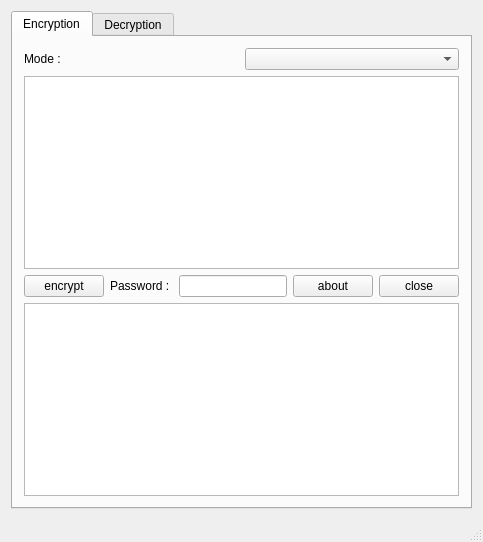
<?xml version="1.0" encoding="UTF-8"?>
<ui version="4.0">
 <class>MainWindow</class>
 <widget class="QMainWindow" name="MainWindow">
  <property name="geometry">
   <rect>
    <x>0</x>
    <y>0</y>
    <width>482</width>
    <height>530</height>
   </rect>
  </property>
  <property name="sizePolicy">
   <sizepolicy hsizetype="Fixed" vsizetype="Fixed">
    <horstretch>0</horstretch>
    <verstretch>0</verstretch>
   </sizepolicy>
  </property>
  <property name="maximumSize">
   <size>
    <width>482</width>
    <height>530</height>
   </size>
  </property>
  <property name="windowTitle">
   <string>Keyice      Simple Text Encryption</string>
  </property>
  <property name="windowIcon">
   <iconset resource="resource.qrc">
    <normaloff>:/new/image/images/logo_keyice.png</normaloff>:/new/image/images/logo_keyice.png</iconset>
  </property>
  <property name="windowOpacity">
   <double>1.000000000000000</double>
  </property>
  <property name="tabShape">
   <enum>QTabWidget::Rounded</enum>
  </property>
  <widget class="QWidget" name="centralWidget">
   <property name="sizePolicy">
    <sizepolicy hsizetype="Expanding" vsizetype="Expanding">
     <horstretch>0</horstretch>
     <verstretch>0</verstretch>
    </sizepolicy>
   </property>
   <layout class="QGridLayout" name="gridLayout">
    <item row="0" column="0">
     <widget class="QTabWidget" name="tabWidget">
      <property name="sizePolicy">
       <sizepolicy hsizetype="Fixed" vsizetype="Fixed">
        <horstretch>0</horstretch>
        <verstretch>0</verstretch>
       </sizepolicy>
      </property>
      <property name="currentIndex">
       <number>0</number>
      </property>
      <widget class="QWidget" name="encryption">
       <attribute name="title">
        <string>Encryption</string>
       </attribute>
       <layout class="QGridLayout" name="gridLayout_2">
        <item row="0" column="0">
         <widget class="QLabel" name="label_3">
          <property name="text">
           <string>Mode :</string>
          </property>
         </widget>
        </item>
        <item row="0" column="1">
         <widget class="QComboBox" name="comboBox_en"/>
        </item>
        <item row="1" column="0" colspan="2">
         <widget class="QPlainTextEdit" name="inTextEdit_en"/>
        </item>
        <item row="2" column="0" colspan="2">
         <layout class="QHBoxLayout" name="horizontalLayout">
          <item>
           <widget class="QPushButton" name="enButton">
            <property name="text">
             <string>encrypt</string>
            </property>
           </widget>
          </item>
          <item>
           <widget class="QLabel" name="label">
            <property name="text">
             <string>Password : </string>
            </property>
           </widget>
          </item>
          <item>
           <widget class="QLineEdit" name="lineEdit_en"/>
          </item>
          <item>
           <widget class="QPushButton" name="pushButton">
            <property name="text">
             <string>about</string>
            </property>
           </widget>
          </item>
          <item>
           <widget class="QPushButton" name="pushButton_3">
            <property name="text">
             <string>close</string>
            </property>
           </widget>
          </item>
         </layout>
        </item>
        <item row="3" column="0" colspan="2">
         <widget class="QPlainTextEdit" name="outTextEdit_en"/>
        </item>
       </layout>
      </widget>
      <widget class="QWidget" name="decryption">
       <property name="enabled">
        <bool>true</bool>
       </property>
       <attribute name="title">
        <string>Decryption</string>
       </attribute>
       <layout class="QGridLayout" name="gridLayout_3">
        <item row="0" column="0">
         <widget class="QLabel" name="label_4">
          <property name="text">
           <string>Mode :</string>
          </property>
         </widget>
        </item>
        <item row="0" column="1">
         <widget class="QComboBox" name="comboBox_de"/>
        </item>
        <item row="1" column="0" colspan="2">
         <widget class="QPlainTextEdit" name="inTextEdit_de"/>
        </item>
        <item row="2" column="0" colspan="2">
         <layout class="QHBoxLayout" name="horizontalLayout_2">
          <item>
           <widget class="QPushButton" name="deButton_2">
            <property name="text">
             <string>decrypt</string>
            </property>
           </widget>
          </item>
          <item>
           <widget class="QLabel" name="label_2">
            <property name="text">
             <string>Password : </string>
            </property>
           </widget>
          </item>
          <item>
           <widget class="QLineEdit" name="lineEdit_de"/>
          </item>
          <item>
           <widget class="QPushButton" name="pushButton_2">
            <property name="text">
             <string>about</string>
            </property>
           </widget>
          </item>
          <item>
           <widget class="QPushButton" name="pushButton_4">
            <property name="text">
             <string>close</string>
            </property>
           </widget>
          </item>
         </layout>
        </item>
        <item row="3" column="0" colspan="2">
         <widget class="QPlainTextEdit" name="outTextEdit_de"/>
        </item>
       </layout>
      </widget>
     </widget>
    </item>
   </layout>
  </widget>
  <widget class="QStatusBar" name="statusBar"/>
 </widget>
 <layoutdefault spacing="6" margin="11"/>
 <resources>
  <include location="resource.qrc"/>
 </resources>
 <connections>
  <connection>
   <sender>pushButton_3</sender>
   <signal>clicked()</signal>
   <receiver>MainWindow</receiver>
   <slot>close()</slot>
   <hints>
    <hint type="sourcelabel">
     <x>516</x>
     <y>247</y>
    </hint>
    <hint type="destinationlabel">
     <x>582</x>
     <y>43</y>
    </hint>
   </hints>
  </connection>
  <connection>
   <sender>pushButton_4</sender>
   <signal>clicked()</signal>
   <receiver>MainWindow</receiver>
   <slot>close()</slot>
   <hints>
    <hint type="sourcelabel">
     <x>514</x>
     <y>267</y>
    </hint>
    <hint type="destinationlabel">
     <x>578</x>
     <y>36</y>
    </hint>
   </hints>
  </connection>
 </connections>
</ui>
